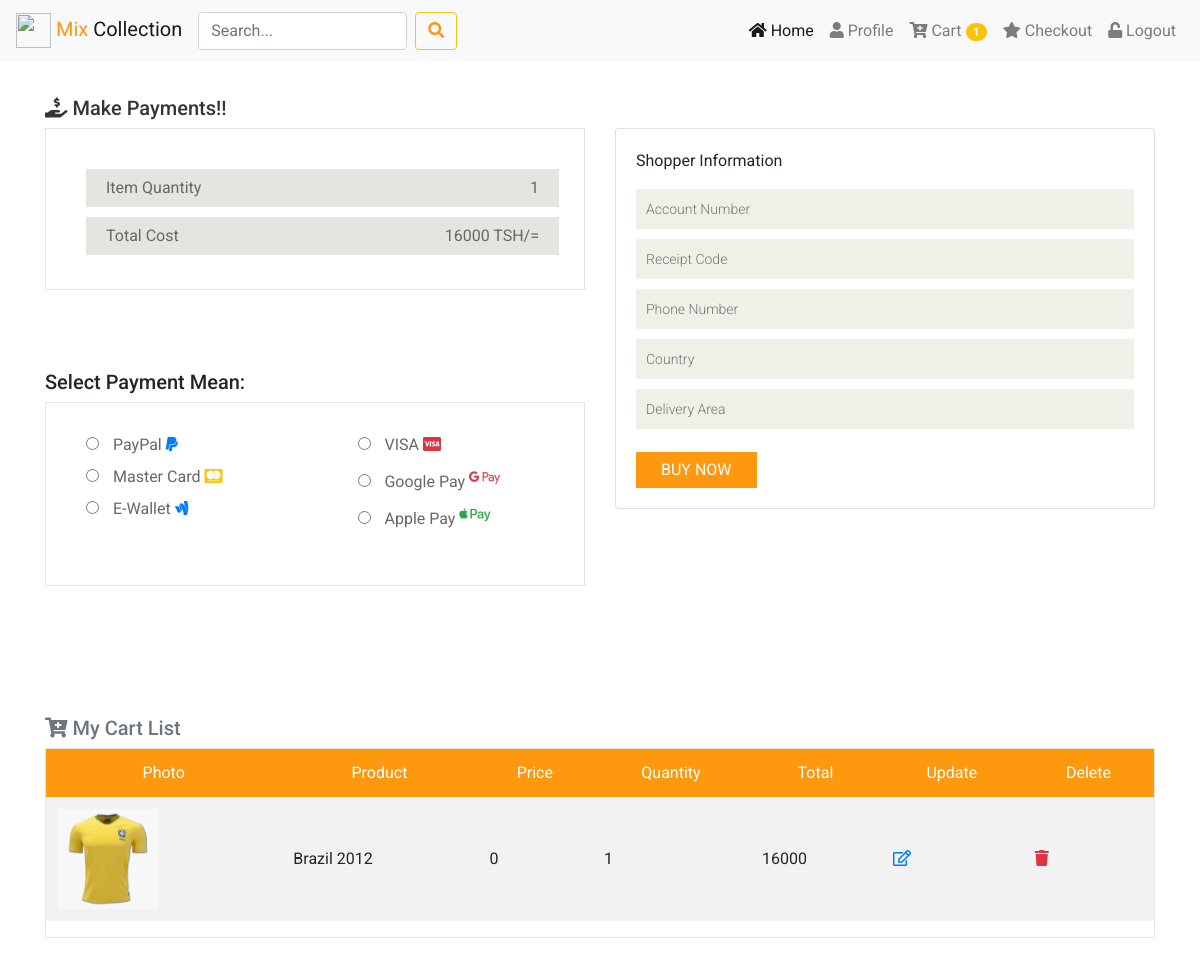
Before: /checkout.php (signed in) with the older database file.
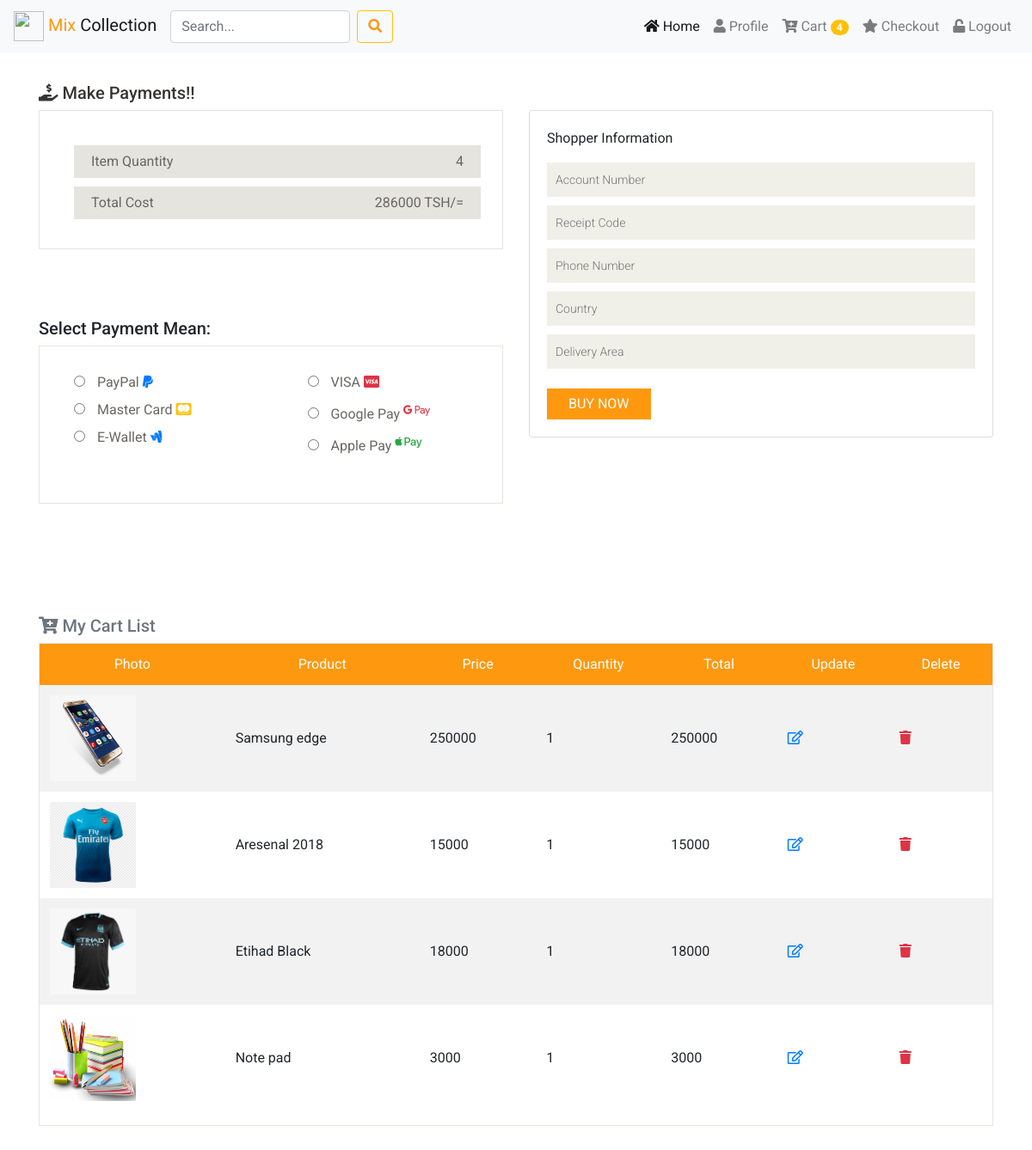
After: the same page with the newer database file.
### tables this page shows
CREATE TABLE `cart` (
  `id` int(11) NOT NULL,
  `productname` varchar(100) NOT NULL,
  `productid` int(11) NOT NULL,
  `userid` int(11) NOT NULL,
  `price` int(11) NOT NULL,
  `quantity` int(11) NOT NULL,
  `total` int(11) NOT NULL,
  `photo` varchar(100) NOT NULL
);

### checkout.php (the view, shortened to what the changed rows need)
<!DOCTYPE html>
<html lang="en">
<head>
    <link rel="stylesheet" href="css/bootstrap.css">
    <link rel="stylesheet" href="css/bootstrap.min.css">
    <link rel="stylesheet" href="css/main.css">
    <link rel="stylesheet" href="css/responsive.css">
    <link rel="stylesheet" href="css/animate.css">
    <link rel="stylesheet" href="css/all.css">
</head>
<body>
    <?php include "nav1.php" ?> <br><br>
	<section id="do_action">
		<div class="container">
			<div class="row">
				<div class="col-sm-6">
					<div class="total_area">
                    <ul>
						<?php
						include "connection.php";
						$id = $_SESSION['id'];
						$sql = "SELECT sum(quantity) AS 'count' FROM cart WHERE userid ='$id'";
						$result = mysqli_query($conn, $sql);
						$check = mysqli_fetch_assoc($result);
						$count = $check['count'];
						?>
							<li>Item Quantity <span><?php echo $count; ?></span></li>
						<?php
						include "connection.php";
						$id = $_SESSION['id'];
						$sql = "SELECT sum(total) AS 'total' FROM cart WHERE userid ='$id'";
						$result = mysqli_query($conn, $sql);
						$check = mysqli_fetch_assoc($result);
						$total = $check['total'];
						?>
							<li>Total Cost<span><?php echo $total; ?> TSH/=</span></li>
						</ul>
					</div>
				</div>
			</div>
		</div>
	</section>
    <section id="cart_items">
		<div class="container">
		<div class="table-responsive cart_info">
                <table class="table table-striped bg-warniing ">
                    <thead class=" text-dark">
					<tr class="cart_menu text-center">
							<td >Photo</td>
							<td>Product</td>
							<td>Price</td>
							<td>Quantity</td>
							<td>Total</td>
							<td>Update</td>
							<td>Delete</td>
						</tr>
                    </thead>
                    <tbody>
                    <?php
                        include "connection.php";
                        $id = $_SESSION['id'];
                        $sql = "SELECT * FROM cart WHERE userid ='$id'";
                        $check = mysqli_query($conn, $sql);
                        while($row = mysqli_fetch_assoc($check)){
                    ?>
                        <tr>
                            <td><img src="<?php echo $row['photo']; ?>" style="width: 100px; height: 100px" alt=""></td>
                            <td><?php echo $row['productname']; ?></td>
                            <td><?php echo $row['price']; ?></td>
                            <td><?php echo $row['quantity']; ?></td>
                            <td><?php echo $row['total']; ?></td>
                            <td><a href="cartItem.php?id=<?php echo $row['id'];?>" ><i class="far fa-edit"></i></a></td>
                            <td><a href="singleDelete.php?id=<?php echo $row['id']; ?>"><i class="fas fa-trash text-danger"></i></a></td>
                        </tr>
                    <?php } ?>
                    </tbody>
                </table>
            </div>
		</div>
	</section>
</body>
</html>

### nav1.php (shortened to what the changed rows need)
<nav class="navbar navbar-expand-sm navbar-light bg-light fixed-top">
        <div class="collapse navbar-collapse" id="collapsibleNavId">
            <ul class="navbar-nav ml-auto mt-2 mt-lg-0">
                <li class="nav-item">
                    <a class="nav-link" href="cart.php"> <i class="fa fa-cart-plus" aria-hidden="true"></i> Cart <span class="badge badge-pill badge-warning text-white">
                    <?php
						include "connection.php";
						$id = $_SESSION['id'];
						$sql = "SELECT count(userid) AS 'count' FROM cart WHERE userid ='$id'";
						$result = mysqli_query($conn, $sql);
						$check = mysqli_fetch_assoc($result);
						$count = $check['count'];
                        echo $count;
						?>
                    </span></a>
                </li>
            </ul>
        </div>
    </nav> <br><br>

Changed rows visible on the page:
removed cart: photo (picture), productname "Brazil 2012", price "0", quantity "1", total "16000"
added cart: photo (picture), productname "Samsung edge", price "250000", quantity "1", total "250000"
added cart: photo (picture), productname "Aresenal 2018", price "15000", quantity "1", total "15000"
added cart: photo (picture), productname "Etihad Black", price "18000", quantity "1", total "18000"
added cart: photo (picture), productname "Note pad", price "3000", quantity "1", total "3000"
Other visible differences:
$count: "1" → "4"
$total: "16000" → "286000"
